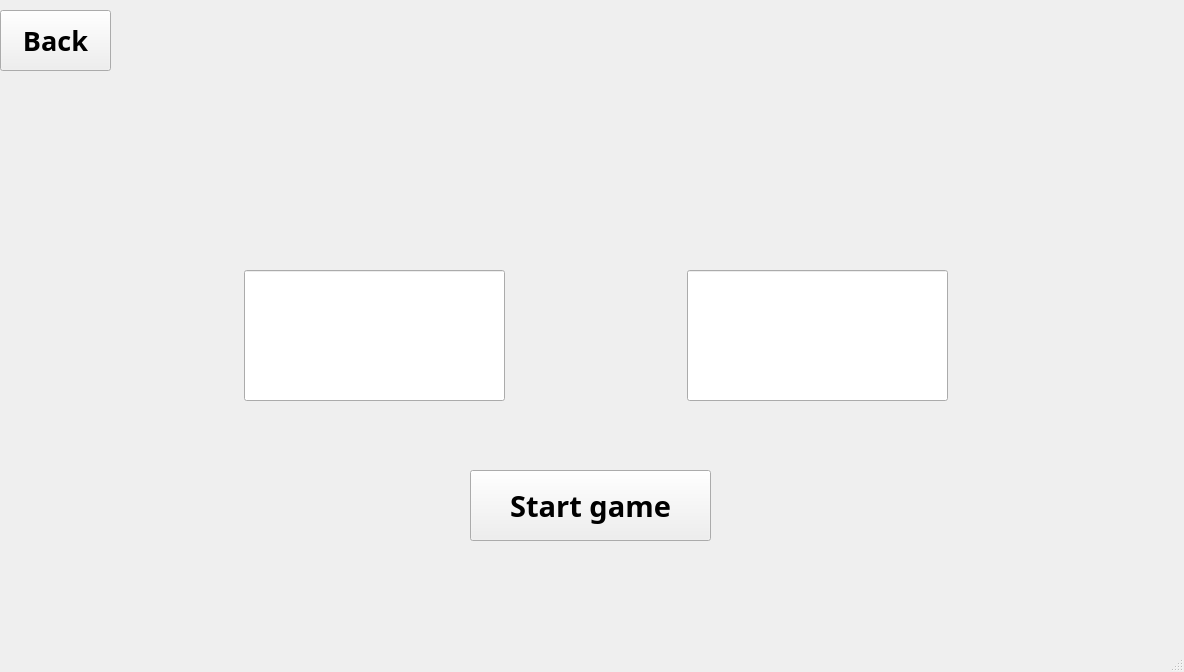
<?xml version="1.0" encoding="UTF-8"?>
<ui version="4.0">
 <class>pageName</class>
 <widget class="QMainWindow" name="pageName">
  <property name="geometry">
   <rect>
    <x>0</x>
    <y>0</y>
    <width>1184</width>
    <height>672</height>
   </rect>
  </property>
  <property name="windowTitle">
   <string>MainWindow</string>
  </property>
  <widget class="QWidget" name="centralwidget">
   <widget class="QPushButton" name="pushButton">
    <property name="geometry">
     <rect>
      <x>470</x>
      <y>470</y>
      <width>241</width>
      <height>71</height>
     </rect>
    </property>
    <property name="font">
     <font>
      <family>Segoe Print</family>
      <pointsize>22</pointsize>
      <bold>true</bold>
     </font>
    </property>
    <property name="text">
     <string>Start game</string>
    </property>
   </widget>
   <widget class="QLineEdit" name="lineEdit">
    <property name="geometry">
     <rect>
      <x>244</x>
      <y>270</y>
      <width>261</width>
      <height>131</height>
     </rect>
    </property>
    <property name="font">
     <font>
      <pointsize>18</pointsize>
      <bold>true</bold>
     </font>
    </property>
    <property name="tabletTracking">
     <bool>false</bool>
    </property>
    <property name="frame">
     <bool>true</bool>
    </property>
   </widget>
   <widget class="QLineEdit" name="lineEdit_2">
    <property name="geometry">
     <rect>
      <x>687</x>
      <y>270</y>
      <width>261</width>
      <height>131</height>
     </rect>
    </property>
    <property name="font">
     <font>
      <pointsize>18</pointsize>
      <bold>true</bold>
     </font>
    </property>
   </widget>
   <widget class="QPushButton" name="pushButton_2">
    <property name="geometry">
     <rect>
      <x>0</x>
      <y>10</y>
      <width>111</width>
      <height>61</height>
     </rect>
    </property>
    <property name="font">
     <font>
      <family>Segoe Print</family>
      <pointsize>20</pointsize>
      <bold>true</bold>
     </font>
    </property>
    <property name="text">
     <string>Back</string>
    </property>
   </widget>
  </widget>
  <widget class="QMenuBar" name="menubar">
   <property name="geometry">
    <rect>
     <x>0</x>
     <y>0</y>
     <width>1184</width>
     <height>26</height>
    </rect>
   </property>
  </widget>
  <widget class="QStatusBar" name="statusbar"/>
 </widget>
 <resources/>
 <connections/>
</ui>
